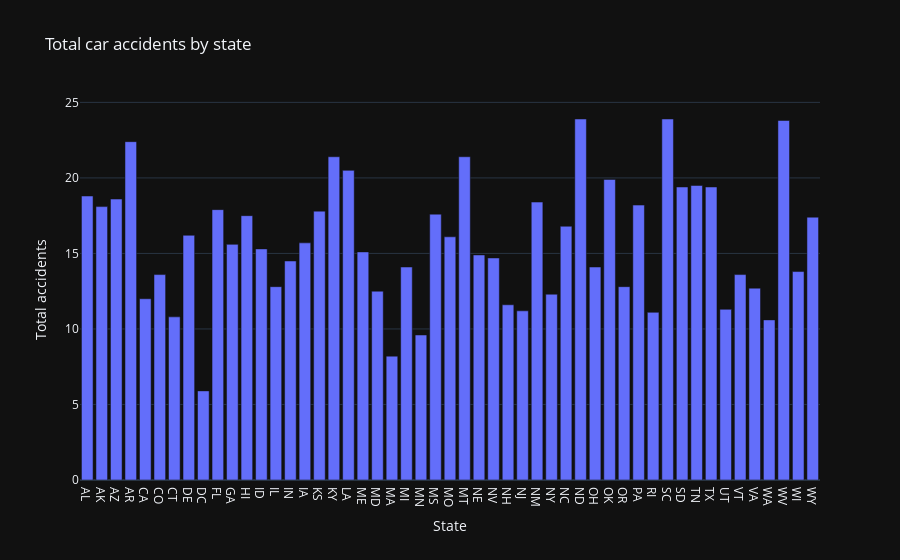

Notebook source saved alongside this figure:
### Code cell
px.bar(df, x = 'abbrev',y = 'total',title="Total car accidents by state",
       labels={'abbrev':'State','total':'Total accidents'},template='plotly_dark')

### Figure 1 — Plotly figure (JSON) as saved in the notebook; plotly's stock layout.template omitted (floating-point values rounded to 4 significant figures)
{"data": [{"hovertemplate": "State=%{x}<br>Total accidents=%{y}<extra></extra>", "legendgroup": "", "marker": {"color": "#636efa", "pattern": {"shape": ""}}, "name": "", "orientation": "v", "showlegend": false, "textposition": "auto", "type": "bar", "x": ["AL", "AK", "AZ", "AR", "CA", "CO", "CT", "DE", "DC", "FL", "GA", "HI", "ID", "IL", "IN", "IA", "KS", "KY", "LA", "ME", "MD", "MA", "MI", "MN", "MS", "MO", "MT", "NE", "NV", "NH", "NJ", "NM", "NY", "NC", "ND", "OH", "OK", "OR", "PA", "RI", "SC", "SD", "TN", "TX", "UT", "VT", "VA", "WA", "WV", "WI", "WY"], "xaxis": "x", "y": [18.8, 18.1, 18.6, 22.4, 12.0, 13.6, 10.8, 16.2, 5.9, 17.9, 15.6, 17.5, 15.3, 12.8, 14.5, 15.7, 17.8, 21.4, 20.5, 15.1, 12.5, 8.2, 14.1, 9.6, 17.6, 16.1, 21.4, 14.9, 14.7, 11.6, 11.2, 18.4, 12.3, 16.8, 23.9, 14.1, 19.9, 12.8, 18.2, 11.1, 23.9, 19.4, 19.5, 19.4, 11.3, 13.6, 12.7, 10.6, 23.8, 13.8, 17.4], "yaxis": "y"}], "layout": {"barmode": "relative", "legend": {"tracegroupgap": 0}, "title": {"text": "Total car accidents by state"}, "xaxis": {"anchor": "y", "domain": [0, 1], "title": {"text": "State"}}, "yaxis": {"anchor": "x", "domain": [0, 1], "title": {"text": "Total accidents"}}}}
